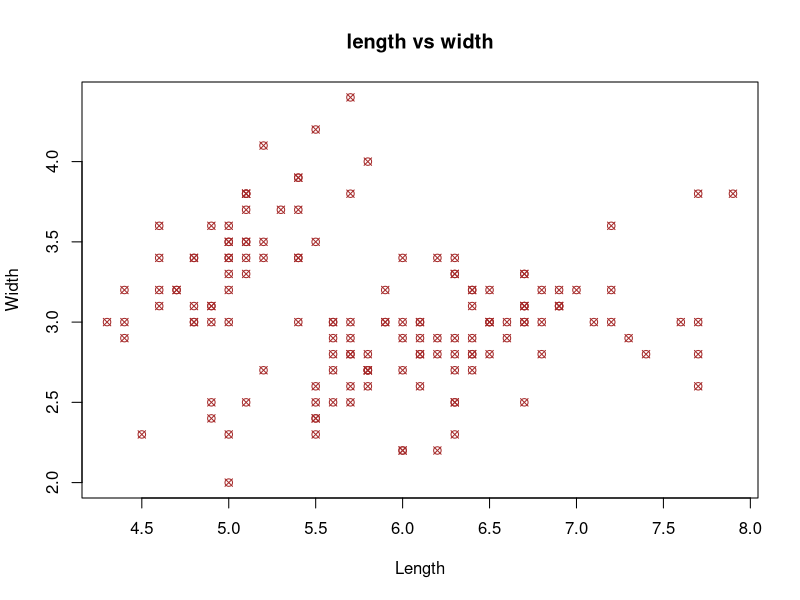

Write the R code that produced this figure.
# Find sepal length and sepal width of setosa species from iris dataset by dplyr
# package and visualize information by scatter plot

library(dplyr)
data("iris")
View(iris)

main <- iris %>%
  filter(Species == "setosa") %>%
  select(Sepal.Length, Sepal.Width)
main

plot(x=iris$Sepal.Length,y=iris$Sepal.Width,xlab = 'Length',ylab = 'Width',
     pch=13, col = "brown",main = 'length vs width')

# find Height and volume of above 10 girth by dplyr package
# and plot by ggplot2

library(dplyr)
library(ggplot2)
trees
filter <- trees %>% filter(Girth > 10)
filter
vol<-filter %>% mutate(Volume = pi * (Girth/2)^2 * Height)
vol

trees_filtered <- trees %>%
  filter(Girth > 10)
trees_filtered <- trees_filtered %>%
  mutate(Volume = pi * (Girth/2)^2 * Height)
summary(trees_filtered)